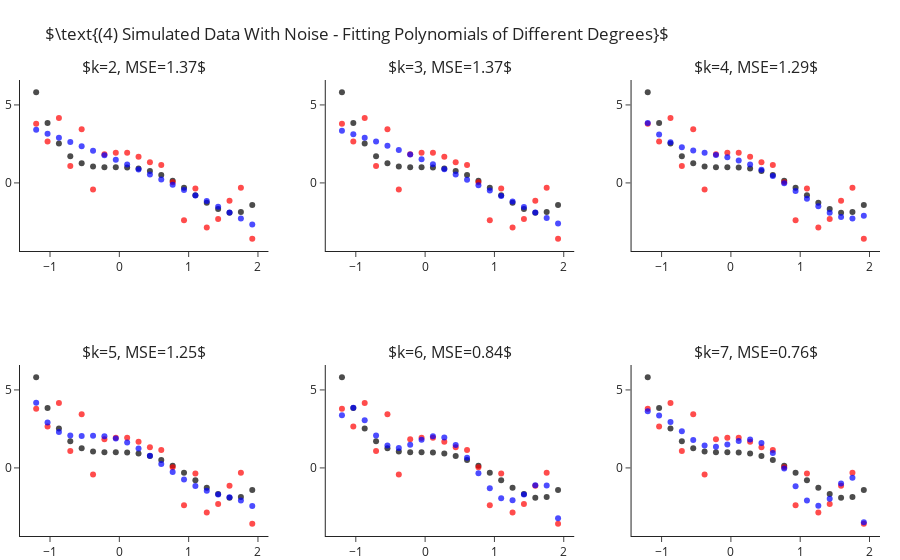

Write notebook code for a chart like this one.
### Markdown cell above
## Fitting Polynomial Of Different Degrees - With Sample Noise

Still fitting for different values of $k$, let us add some standard Gaussian noise (i.e. $\mathcal{N}\left(0,1\right)$).
This time we observe two things:
- Even for the correct $k=4$ model we are not able to achieve zero MSE.
- As we increase $4<k\rightarrow 7$ we manage to decrease the error more and more.

### Code cell
y = y_ + np.random.normal(size=len(y_))

ks = range(2, 8)
fig = make_subplots(2, 3, subplot_titles=list(ks))
for i, k in enumerate(ks):
    r,c = i//3+1, i%3+1 
    
    y_hat = make_pipeline(PolynomialFeatures(k), LinearRegression(fit_intercept=False)).fit(X, y).predict(X)
    fig.add_traces([go.Scatter(x=x, y=y_, mode="markers", name="Real Points",  marker=dict(color="black", opacity=.7), showlegend=False),
                    go.Scatter(x=x, y=y, mode="markers", name="Observed Points",  marker=dict(color="red", opacity=.7), showlegend=False), 
                    go.Scatter(x=x, y=y_hat, mode="markers", name="Predicted Points",  marker=dict(color="blue", opacity=.7), showlegend=False)], rows=r, cols=c)
    fig["layout"]["annotations"][i]["text"] = rf"$k={{0}}, MSE={{1}}$".format(k, round(np.mean((y-y_hat)**2), 2))

fig.update_layout(title=r"$\text{(4) Simulated Data With Noise - Fitting Polynomials of Different Degrees}$", margin=dict(t=80)).show()

### Figure 1 — Plotly figure (JSON) as saved in the notebook; plotly's stock layout.template omitted (floating-point values rounded to 4 significant figures)
{"data": [{"marker": {"color": "black", "opacity": 0.7}, "mode": "markers", "name": "Real Points", "showlegend": false, "x": [-1.2, -1.036, -0.8718, -0.7077, -0.5436, -0.3795, -0.2154, -0.05128, 0.1128, 0.2769, 0.441, 0.6051, 0.7692, 0.9333, 1.097, 1.262, 1.426, 1.59, 1.754, 1.918], "y": [5.81, 3.838, 2.523, 1.709, 1.261, 1.058, 0.9989, 0.999, 0.9909, 0.9251, 0.769, 0.5078, 0.1439, -0.3028, -0.7951, -1.278, -1.68, -1.912, -1.866, -1.418], "type": "scatter", "xaxis": "x", "yaxis": "y"}, {"marker": {"color": "red", "opacity": 0.7}, "mode": "markers", "name": "Observed Points", "showlegend": false, "x": [-1.2, -1.036, -0.8718, -0.7077, -0.5436, -0.3795, -0.2154, -0.05128, 0.1128, 0.2769, 0.441, 0.6051, 0.7692, 0.9333, 1.097, 1.262, 1.426, 1.59, 1.754, 1.918], "y": [3.788, 2.662, 4.155, 1.091, 3.443, -0.4216, 1.832, 1.935, 1.937, 1.671, 1.328, 1.142, 0.04293, -2.396, -0.3553, -2.857, -2.31, -1.145, -0.3097, -3.577], "type": "scatter", "xaxis": "x", "yaxis": "y"}, {"marker": {"color": "blue", "opacity": 0.7}, "mode": "markers", "name": "Predicted Points", "showlegend": false, "x": [-1.2, -1.036, -0.8718, -0.7077, -0.5436, -0.3795, -0.2154, -0.05128, 0.1128, 0.2769, 0.441, 0.6051, 0.7692, 0.9333, 1.097, 1.262, 1.426, 1.59, 1.754, 1.918], "y": [3.403, 3.151, 2.892, 2.625, 2.35, 2.068, 1.779, 1.482, 1.177, 0.8657, 0.5464, 0.2196, -0.1146, -0.4563, -0.8055, -1.162, -1.526, -1.898, -2.277, -2.663], "type": "scatter", "xaxis": "x", "yaxis": "y"}, {"marker": {"color": "black", "opacity": 0.7}, "mode": "markers", "name": "Real Points", "showlegend": false, "x": [-1.2, -1.036, -0.8718, -0.7077, -0.5436, -0.3795, -0.2154, -0.05128, 0.1128, 0.2769, 0.441, 0.6051, 0.7692, 0.9333, 1.097, 1.262, 1.426, 1.59, 1.754, 1.918], "y": [5.81, 3.838, 2.523, 1.709, 1.261, 1.058, 0.9989, 0.999, 0.9909, 0.9251, 0.769, 0.5078, 0.1439, -0.3028, -0.7951, -1.278, -1.68, -1.912, -1.866, -1.418], "type": "scatter", "xaxis": "x2", "yaxis": "y2"}, {"marker": {"color": "red", "opacity": 0.7}, "mode": "markers", "name": "Observed Points", "showlegend": false, "x": [-1.2, -1.036, -0.8718, -0.7077, -0.5436, -0.3795, -0.2154, -0.05128, 0.1128, 0.2769, 0.441, 0.6051, 0.7692, 0.9333, 1.097, 1.262, 1.426, 1.59, 1.754, 1.918], "y": [3.788, 2.662, 4.155, 1.091, 3.443, -0.4216, 1.832, 1.935, 1.937, 1.671, 1.328, 1.142, 0.04293, -2.396, -0.3553, -2.857, -2.31, -1.145, -0.3097, -3.577], "type": "scatter", "xaxis": "x2", "yaxis": "y2"}, {"marker": {"color": "blue", "opacity": 0.7}, "mode": "markers", "name": "Predicted Points", "showlegend": false, "x": [-1.2, -1.036, -0.8718, -0.7077, -0.5436, -0.3795, -0.2154, -0.05128, 0.1128, 0.2769, 0.441, 0.6051, 0.7692, 0.9333, 1.097, 1.262, 1.426, 1.59, 1.754, 1.918], "y": [3.337, 3.127, 2.897, 2.65, 2.387, 2.108, 1.816, 1.512, 1.197, 0.8724, 0.5396, 0.2001, -0.1448, -0.4939, -0.8456, -1.199, -1.552, -1.904, -2.253, -2.598], "type": "scatter", "xaxis": "x2", "yaxis": "y2"}, {"marker": {"color": "black", "opacity": 0.7}, "mode": "markers", "name": "Real Points", "showlegend": false, "x": [-1.2, -1.036, -0.8718, -0.7077, -0.5436, -0.3795, -0.2154, -0.05128, 0.1128, 0.2769, 0.441, 0.6051, 0.7692, 0.9333, 1.097, 1.262, 1.426, 1.59, 1.754, 1.918], "y": [5.81, 3.838, 2.523, 1.709, 1.261, 1.058, 0.9989, 0.999, 0.9909, 0.9251, 0.769, 0.5078, 0.1439, -0.3028, -0.7951, -1.278, -1.68, -1.912, -1.866, -1.418], "type": "scatter", "xaxis": "x3", "yaxis": "y3"}, {"marker": {"color": "red", "opacity": 0.7}, "mode": "markers", "name": "Observed Points", "showlegend": false, "x": [-1.2, -1.036, -0.8718, -0.7077, -0.5436, -0.3795, -0.2154, -0.05128, 0.1128, 0.2769, 0.441, 0.6051, 0.7692, 0.9333, 1.097, 1.262, 1.426, 1.59, 1.754, 1.918], "y": [3.788, 2.662, 4.155, 1.091, 3.443, -0.4216, 1.832, 1.935, 1.937, 1.671, 1.328, 1.142, 0.04293, -2.396, -0.3553, -2.857, -2.31, -1.145, -0.3097, -3.577], "type": "scatter", "xaxis": "x3", "yaxis": "y3"}, {"marker": {"color": "blue", "opacity": 0.7}, "mode": "markers", "name": "Predicted Points", "showlegend": false, "x": [-1.2, -1.036, -0.8718, -0.7077, -0.5436, -0.3795, -0.2154, -0.05128, 0.1128, 0.2769, 0.441, 0.6051, 0.7692, 0.9333, 1.097, 1.262, 1.426, 1.59, 1.754, 1.918], "y": [3.834, 3.101, 2.61, 2.291, 2.083, 1.932, 1.797, 1.641, 1.44, 1.177, 0.8438, 0.4428, -0.01605, -0.5136, -1.021, -1.503, -1.911, -2.191, -2.279, -2.101], "type": "scatter", "xaxis": "x3", "yaxis": "y3"}, {"marker": {"color": "black", "opacity": 0.7}, "mode": "markers", "name": "Real Points", "showlegend": false, "x": [-1.2, -1.036, -0.8718, -0.7077, -0.5436, -0.3795, -0.2154, -0.05128, 0.1128, 0.2769, 0.441, 0.6051, 0.7692, 0.9333, 1.097, 1.262, 1.426, 1.59, 1.754, 1.918], "y": [5.81, 3.838, 2.523, 1.709, 1.261, 1.058, 0.9989, 0.999, 0.9909, 0.9251, 0.769, 0.5078, 0.1439, -0.3028, -0.7951, -1.278, -1.68, -1.912, -1.866, -1.418], "type": "scatter", "xaxis": "x4", "yaxis": "y4"}, {"marker": {"color": "red", "opacity": 0.7}, "mode": "markers", "name": "Observed Points", "showlegend": false, "x": [-1.2, -1.036, -0.8718, -0.7077, -0.5436, -0.3795, -0.2154, -0.05128, 0.1128, 0.2769, 0.441, 0.6051, 0.7692, 0.9333, 1.097, 1.262, 1.426, 1.59, 1.754, 1.918], "y": [3.788, 2.662, 4.155, 1.091, 3.443, -0.4216, 1.832, 1.935, 1.937, 1.671, 1.328, 1.142, 0.04293, -2.396, -0.3553, -2.857, -2.31, -1.145, -0.3097, -3.577], "type": "scatter", "xaxis": "x4", "yaxis": "y4"}, {"marker": {"color": "blue", "opacity": 0.7}, "mode": "markers", "name": "Predicted Points", "showlegend": false, "x": [-1.2, -1.036, -0.8718, -0.7077, -0.5436, -0.3795, -0.2154, -0.05128, 0.1128, 0.2769, 0.441, 0.6051, 0.7692, 0.9333, 1.097, 1.262, 1.426, 1.59, 1.754, 1.918], "y": [4.171, 2.905, 2.296, 2.078, 2.05, 2.067, 2.032, 1.892, 1.627, 1.246, 0.7748, 0.2554, -0.267, -0.7489, -1.156, -1.47, -1.698, -1.877, -2.083, -2.439], "type": "scatter", "xaxis": "x4", "yaxis": "y4"}, {"marker": {"color": "black", "opacity": 0.7}, "mode": "markers", "name": "Real Points", "showlegend": false, "x": [-1.2, -1.036, -0.8718, -0.7077, -0.5436, -0.3795, -0.2154, -0.05128, 0.1128, 0.2769, 0.441, 0.6051, 0.7692, 0.9333, 1.097, 1.262, 1.426, 1.59, 1.754, 1.918], "y": [5.81, 3.838, 2.523, 1.709, 1.261, 1.058, 0.9989, 0.999, 0.9909, 0.9251, 0.769, 0.5078, 0.1439, -0.3028, -0.7951, -1.278, -1.68, -1.912, -1.866, -1.418], "type": "scatter", "xaxis": "x5", "yaxis": "y5"}, {"marker": {"color": "red", "opacity": 0.7}, "mode": "markers", "name": "Observed Points", "showlegend": false, "x": [-1.2, -1.036, -0.8718, -0.7077, -0.5436, -0.3795, -0.2154, -0.05128, 0.1128, 0.2769, 0.441, 0.6051, 0.7692, 0.9333, 1.097, 1.262, 1.426, 1.59, 1.754, 1.918], "y": [3.788, 2.662, 4.155, 1.091, 3.443, -0.4216, 1.832, 1.935, 1.937, 1.671, 1.328, 1.142, 0.04293, -2.396, -0.3553, -2.857, -2.31, -1.145, -0.3097, -3.577], "type": "scatter", "xaxis": "x5", "yaxis": "y5"}, {"marker": {"color": "blue", "opacity": 0.7}, "mode": "markers", "name": "Predicted Points", "showlegend": false, "x": [-1.2, -1.036, -0.8718, -0.7077, -0.5436, -0.3795, -0.2154, -0.05128, 0.1128, 0.2769, 0.441, 0.6051, 0.7692, 0.9333, 1.097, 1.262, 1.426, 1.59, 1.754, 1.918], "y": [3.383, 3.859, 3.056, 2.076, 1.442, 1.282, 1.482, 1.813, 2.029, 1.943, 1.472, 0.6571, -0.3463, -1.299, -1.941, -2.079, -1.7, -1.117, -1.129, -3.227], "type": "scatter", "xaxis": "x5", "yaxis": "y5"}, {"marker": {"color": "black", "opacity": 0.7}, "mode": "markers", "name": "Real Points", "showlegend": false, "x": [-1.2, -1.036, -0.8718, -0.7077, -0.5436, -0.3795, -0.2154, -0.05128, 0.1128, 0.2769, 0.441, 0.6051, 0.7692, 0.9333, 1.097, 1.262, 1.426, 1.59, 1.754, 1.918], "y": [5.81, 3.838, 2.523, 1.709, 1.261, 1.058, 0.9989, 0.999, 0.9909, 0.9251, 0.769, 0.5078, 0.1439, -0.3028, -0.7951, -1.278, -1.68, -1.912, -1.866, -1.418], "type": "scatter", "xaxis": "x6", "yaxis": "y6"}, {"marker": {"color": "red", "opacity": 0.7}, "mode": "markers", "name": "Observed Points", "showlegend": false, "x": [-1.2, -1.036, -0.8718, -0.7077, -0.5436, -0.3795, -0.2154, -0.05128, 0.1128, 0.2769, 0.441, 0.6051, 0.7692, 0.9333, 1.097, 1.262, 1.426, 1.59, 1.754, 1.918], "y": [3.788, 2.662, 4.155, 1.091, 3.443, -0.4216, 1.832, 1.935, 1.937, 1.671, 1.328, 1.142, 0.04293, -2.396, -0.3553, -2.857, -2.31, -1.145, -0.3097, -3.577], "type": "scatter", "xaxis": "x6", "yaxis": "y6"}, {"marker": {"color": "blue", "opacity": 0.7}, "mode": "markers", "name": "Predicted Points", "showlegend": false, "x": [-1.2, -1.036, -0.8718, -0.7077, -0.5436, -0.3795, -0.2154, -0.05128, 0.1128, 0.2769, 0.441, 0.6051, 0.7692, 0.9333, 1.097, 1.262, 1.426, 1.59, 1.754, 1.918], "y": [3.636, 3.367, 2.937, 2.351, 1.79, 1.433, 1.356, 1.508, 1.733, 1.823, 1.593, 0.9531, -0.04212, -1.173, -2.092, -2.428, -1.975, -0.9969, -0.637, -3.48], "type": "scatter", "xaxis": "x6", "yaxis": "y6"}], "layout": {"xaxis": {"anchor": "y", "domain": [0.0, 0.2889]}, "yaxis": {"anchor": "x", "domain": [0.625, 1.0]}, "xaxis2": {"anchor": "y2", "domain": [0.3556, 0.6444]}, "yaxis2": {"anchor": "x2", "domain": [0.625, 1.0]}, "xaxis3": {"anchor": "y3", "domain": [0.7111, 1.0]}, "yaxis3": {"anchor": "x3", "domain": [0.625, 1.0]}, "xaxis4": {"anchor": "y4", "domain": [0.0, 0.2889]}, "yaxis4": {"anchor": "x4", "domain": [0.0, 0.375]}, "xaxis5": {"anchor": "y5", "domain": [0.3556, 0.6444]}, "yaxis5": {"anchor": "x5", "domain": [0.0, 0.375]}, "xaxis6": {"anchor": "y6", "domain": [0.7111, 1.0]}, "yaxis6": {"anchor": "x6", "domain": [0.0, 0.375]}, "annotations": [{"font": {"size": 16}, "showarrow": false, "text": "$k=2, MSE=1.37$", "x": 0.1444, "xanchor": "center", "xref": "paper", "y": 1.0, "yanchor": "bottom", "yref": "paper"}, {"font": {"size": 16}, "showarrow": false, "text": "$k=3, MSE=1.37$", "x": 0.5, "xanchor": "center", "xref": "paper", "y": 1.0, "yanchor": "bottom", "yref": "paper"}, {"font": {"size": 16}, "showarrow": false, "text": "$k=4, MSE=1.29$", "x": 0.8556, "xanchor": "center", "xref": "paper", "y": 1.0, "yanchor": "bottom", "yref": "paper"}, {"font": {"size": 16}, "showarrow": false, "text": "$k=5, MSE=1.25$", "x": 0.1444, "xanchor": "center", "xref": "paper", "y": 0.375, "yanchor": "bottom", "yref": "paper"}, {"font": {"size": 16}, "showarrow": false, "text": "$k=6, MSE=0.84$", "x": 0.5, "xanchor": "center", "xref": "paper", "y": 0.375, "yanchor": "bottom", "yref": "paper"}, {"font": {"size": 16}, "showarrow": false, "text": "$k=7, MSE=0.76$", "x": 0.8556, "xanchor": "center", "xref": "paper", "y": 0.375, "yanchor": "bottom", "yref": "paper"}], "margin": {"t": 80}, "title": {"text": "$\\text{(4) Simulated Data With Noise - Fitting Polynomials of Different Degrees}$"}}}
